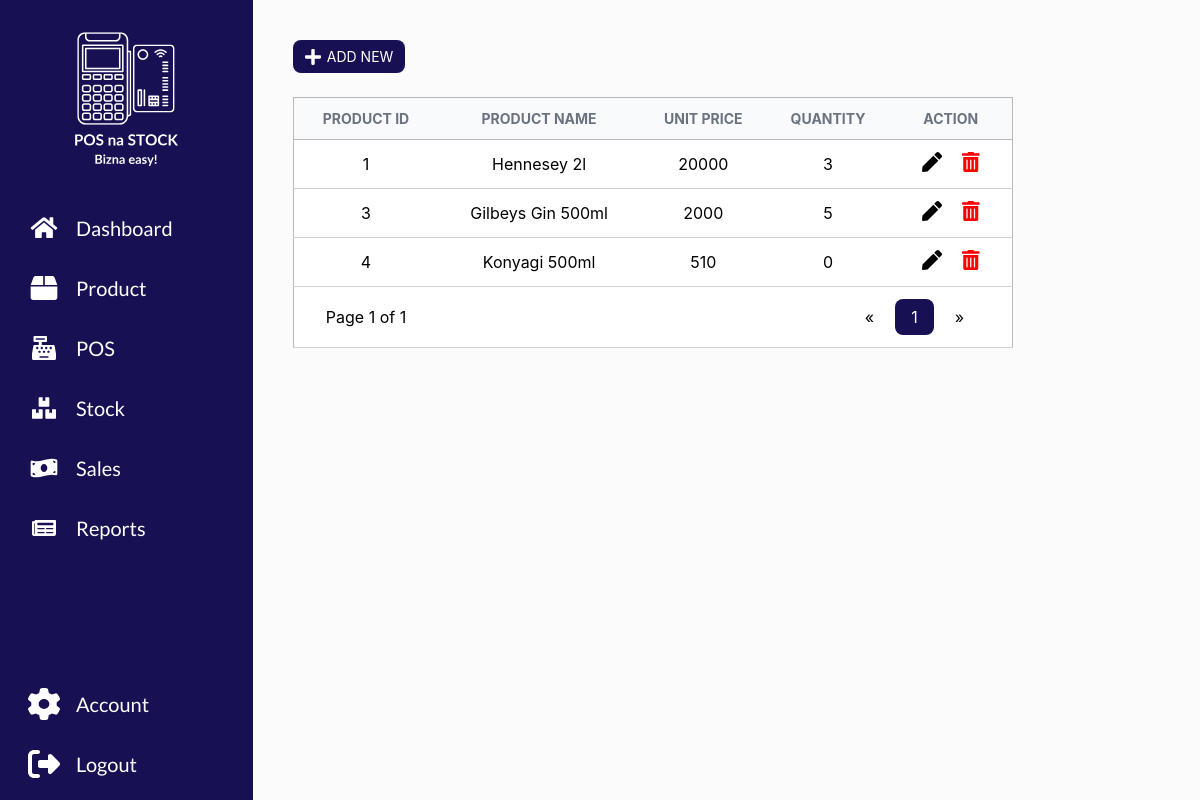
The page /pos/products/1 (signed in) on the database its author committed.
### pos/models.py (models this page shows, shortened)
class Product(models.Model):
    product_id = models.SmallAutoField(primary_key=True)
    name = models.CharField(max_length=200)
    quantity = models.IntegerField(default=0)
    unit_price = models.IntegerField(default=0)
    description = models.CharField(max_length=200, blank=True)

### pos/views.py (the view)
# urls.py: path('products/<int:page>',views.products,name='products'),
@login_required
def products(request, page):
    product_list = Product.objects.all().order_by("product_id")
    paginator = Paginator(product_list, per_page=10)
    page_object = paginator.get_page(page)
    context = {"page_object": page_object}
    return render(request, 'pos/user/products.html', context)

### templates/pos/user/products.html (shortened to what this page needs)
{% extends 'pos/user/base.html' %}
{% load static %}
{% block body_block %}
    <main>
        <button id="new" class="btn-primary">
            <img alt="home" src="{% static 'images/plus.svg' %}"/>
            ADD NEW
        </button>
        <table class="product">
            <thead>
                <tr>
                    <th>PRODUCT ID</th>
                    <th>PRODUCT NAME</th>
                    <th>UNIT PRICE</th>
                    <th>QUANTITY</th>
                    <th>ACTION</th>
                </tr>
            </thead>
            <tbody>
                {% for product in page_object %}
                <tr>
                    <td>{{ product.product_id }}</td>
                    <td>{{ product.name }}</td>
                    <td>{{ product.unit_price }}</td>
                    <td>{{ product.quantity }}</td>
                    <td>
                        <a class="no-underline" href="{% url 'pos:update_product' product.product_id %}">
                            <img id="edit" alt="edit" class="icon" src="{% static 'images/edit.svg' %}"/>
                        </a>
                        <a class="no-underline" href="{% url 'pos:delete_product' product.product_id %}">
                            <img alt="delete" src="{% static 'images/delete.svg' %}"/>
                        </a>
                    </td>
                </tr>
                {% endfor %}
            </tbody>
                <tr>
                    <td>Page {{ page_object.number }} of {{ page_object.paginator.num_pages }}</td>
                    <td colspan="4">
                        <div class="pagination-cell">
                            <a class="pagination-ends" href="{% url 'pos:products' 1 %}">&laquo;</a>
                            {% for num in page_object.paginator.page_range %}
                                {% if page_object.number == num %}
                                    <span class="pagination-active">{{ num }}</span>
                                {% else %}
                                    <a class="pagination" href="{% url 'pos:products' num %}">{{ num }}</a>
                                {% endif %}
                            {% endfor %}
                            <a class="pagination-ends" href="{% url 'pos:products' page_object.paginator.num_pages|default:1 %}">&raquo;</a>
                        </div>
                    </td>
                </tr>
        </table>
    </main>
{% endblock %}

### pos/static/styles/style.css (style rules this page uses)
* { padding: 0; margin: 0; }
html,body { height:100%; }
body { display: flex; background-color: #FBFBFB; }
main { padding-top: 40px; padding-left: 40px; padding-right: 40px; }
.btn-primary { background-color: #171154; border: transparent; display: flex; align-items: center; padding: 8px 12px; border-radius: 8px; color: #FFFFFF; font-size: 14px; font-family: Inter, sans-serif; }
.btn-primary img { margin-right: 6px; }
table { border: 1px solid #B7B9BC; border-collapse: collapse; border-radius: 12px; margin-top: 24px; }
thead { border: 1px solid #B7B9BC; background-color: #F9FAFB; color: #6B7280; }
thead th { padding: 12px 24px; font-family: Inter, sans-serif; font-size: 14px; background-color: #F9FAFB; }
tbody tr { border-bottom: 1px solid #ced0d4; }
td { font-family: Inter, sans-serif; padding: 12px 32px; text-align: center; background-color: #FFFFFF; }
td .icon { margin-right: 16px; }
.no-underline { text-decoration: none; }
.pagination-cell { display: flex; justify-content: flex-end; gap: 5px; }
.pagination-active { background-color: #171154; text-decoration: none; border-radius: 8px; padding: 8px 16px; color: #FFFFFF; float: left; }
.pagination-ends { float: left; color: black; padding: 8px 16px; border-radius: 8px; text-decoration: none; transition: background-color .3s; }

### rows shown on the page
Product: product_id "1", name "Hennesey 2l", unit_price "20000", quantity "3"
Product: product_id "3", name "Gilbeys Gin 500ml", unit_price "2000", quantity "5"
Product: product_id "4", name "Konyagi 500ml", unit_price "510", quantity "0"

### other values the page prints
{{ page_object.number }} "1"
{{ page_object.paginator.num_pages }} "1"
{{ num }} "1"
